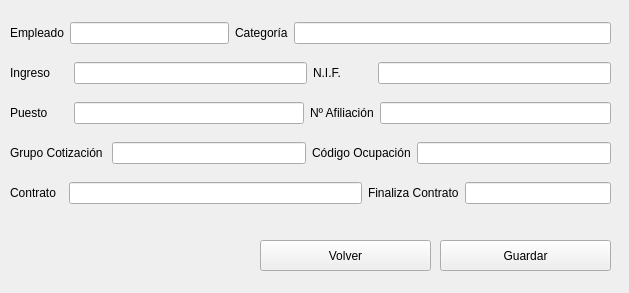
<?xml version="1.0" encoding="UTF-8"?>
<ui version="4.0">
 <class>DatosEmpleado</class>
 <widget class="QDialog" name="DatosEmpleado">
  <property name="geometry">
   <rect>
    <x>0</x>
    <y>0</y>
    <width>629</width>
    <height>293</height>
   </rect>
  </property>
  <property name="windowTitle">
   <string>Dialog</string>
  </property>
  <widget class="QPushButton" name="btnGuardar">
   <property name="geometry">
    <rect>
     <x>440</x>
     <y>240</y>
     <width>171</width>
     <height>31</height>
    </rect>
   </property>
   <property name="text">
    <string>Guardar</string>
   </property>
   <property name="icon">
    <iconset resource="imagenes/imagenes.qrc">
     <normaloff>:/save.jpeg</normaloff>:/save.jpeg</iconset>
   </property>
   <property name="autoDefault">
    <bool>false</bool>
   </property>
  </widget>
  <widget class="QPushButton" name="btnCancelar">
   <property name="geometry">
    <rect>
     <x>260</x>
     <y>240</y>
     <width>171</width>
     <height>31</height>
    </rect>
   </property>
   <property name="text">
    <string>Volver</string>
   </property>
   <property name="icon">
    <iconset resource="imagenes/imagenes.qrc">
     <normaloff>:/atras.png</normaloff>:/atras.png</iconset>
   </property>
   <property name="autoDefault">
    <bool>false</bool>
   </property>
  </widget>
  <widget class="QWidget" name="layoutWidget">
   <property name="geometry">
    <rect>
     <x>10</x>
     <y>10</y>
     <width>601</width>
     <height>211</height>
    </rect>
   </property>
   <layout class="QVBoxLayout" name="verticalLayout">
    <item>
     <layout class="QHBoxLayout" name="horizontalLayout_6" stretch="1,3,1,6">
      <item>
       <widget class="QLabel" name="label_10">
        <property name="text">
         <string>Empleado</string>
        </property>
       </widget>
      </item>
      <item>
       <widget class="QLineEdit" name="txtEmpleado">
        <property name="styleSheet">
         <string notr="true">color: blue</string>
        </property>
        <property name="text">
         <string/>
        </property>
       </widget>
      </item>
      <item>
       <widget class="QLabel" name="label_11">
        <property name="text">
         <string>Categoría</string>
        </property>
       </widget>
      </item>
      <item>
       <widget class="QLineEdit" name="txtCategoria">
        <property name="styleSheet">
         <string notr="true">color: blue</string>
        </property>
        <property name="text">
         <string/>
        </property>
       </widget>
      </item>
     </layout>
    </item>
    <item>
     <layout class="QHBoxLayout" name="horizontalLayout_2" stretch="1,4,1,4">
      <item>
       <widget class="QLabel" name="label_2">
        <property name="text">
         <string>Ingreso     </string>
        </property>
       </widget>
      </item>
      <item>
       <widget class="QLineEdit" name="txtIngreso">
        <property name="styleSheet">
         <string notr="true">color: blue</string>
        </property>
        <property name="text">
         <string/>
        </property>
       </widget>
      </item>
      <item>
       <widget class="QLabel" name="label_3">
        <property name="text">
         <string>N.I.F.</string>
        </property>
       </widget>
      </item>
      <item>
       <widget class="QLineEdit" name="txtNif">
        <property name="styleSheet">
         <string notr="true">color: blue</string>
        </property>
        <property name="text">
         <string/>
        </property>
       </widget>
      </item>
     </layout>
    </item>
    <item>
     <layout class="QHBoxLayout" name="horizontalLayout_3" stretch="1,4,1,4">
      <item>
       <widget class="QLabel" name="label_4">
        <property name="text">
         <string>Puesto      </string>
        </property>
       </widget>
      </item>
      <item>
       <widget class="QLineEdit" name="txtPuesto">
        <property name="styleSheet">
         <string notr="true">color: blue</string>
        </property>
        <property name="text">
         <string/>
        </property>
       </widget>
      </item>
      <item>
       <widget class="QLabel" name="label_5">
        <property name="text">
         <string>Nº Afiliación</string>
        </property>
       </widget>
      </item>
      <item>
       <widget class="QLineEdit" name="txtNumeroAfiliacion">
        <property name="styleSheet">
         <string notr="true">color: blue</string>
        </property>
        <property name="text">
         <string/>
        </property>
       </widget>
      </item>
     </layout>
    </item>
    <item>
     <layout class="QHBoxLayout" name="horizontalLayout_4" stretch="1,4,1,4">
      <item>
       <widget class="QLabel" name="label_6">
        <property name="text">
         <string>Grupo Cotización </string>
        </property>
       </widget>
      </item>
      <item>
       <widget class="QLineEdit" name="txtGrupoCotizacion">
        <property name="styleSheet">
         <string notr="true">color: blue</string>
        </property>
        <property name="text">
         <string/>
        </property>
       </widget>
      </item>
      <item>
       <widget class="QLabel" name="label_7">
        <property name="text">
         <string>Código Ocupación</string>
        </property>
       </widget>
      </item>
      <item>
       <widget class="QLineEdit" name="txtCodigoOcupacion">
        <property name="styleSheet">
         <string notr="true">color: blue</string>
        </property>
        <property name="text">
         <string/>
        </property>
       </widget>
      </item>
     </layout>
    </item>
    <item>
     <layout class="QHBoxLayout" name="horizontalLayout_5" stretch="1,8,1,4">
      <item>
       <widget class="QLabel" name="label_8">
        <property name="text">
         <string>Contrato  </string>
        </property>
       </widget>
      </item>
      <item>
       <widget class="QLineEdit" name="txtContrato">
        <property name="styleSheet">
         <string notr="true">color: blue</string>
        </property>
        <property name="text">
         <string/>
        </property>
       </widget>
      </item>
      <item>
       <widget class="QLabel" name="label_9">
        <property name="text">
         <string>Finaliza Contrato</string>
        </property>
       </widget>
      </item>
      <item>
       <widget class="QLineEdit" name="txtFinContrato">
        <property name="styleSheet">
         <string notr="true">color: blue</string>
        </property>
       </widget>
      </item>
     </layout>
    </item>
   </layout>
  </widget>
 </widget>
 <resources>
  <include location="imagenes/imagenes.qrc"/>
 </resources>
 <connections/>
</ui>
